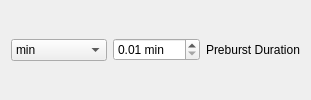
               <widget class="QWidget" name="wPreburstConstant" native="true">
                <layout class="QHBoxLayout" name="horizontalLayout_11">
                 <item>
                  <widget class="QComboBox" name="cboPreburstDurUnits">
                   <property name="currentText">
                    <string>min</string>
                   </property>
                   <item>
                    <property name="text">
                     <string>min</string>
                    </property>
                   </item>
                   <item>
                    <property name="text">
                     <string>hrs</string>
                    </property>
                   </item>
                   <item>
                    <property name="text">
                     <string>Proportional</string>
                    </property>
                   </item>
                  </widget>
                 </item>
                 <item>
                  <widget class="QDoubleSpinBox" name="sbPreBurstDur">
                   <property name="suffix">
                    <string> min</string>
                   </property>
                   <property name="minimum">
                    <double>0.010000000000000</double>
                   </property>
                   <property name="maximum">
                    <double>100.000000000000000</double>
                   </property>
                  </widget>
                 </item>
                 <item>
                  <widget class="QLabel" name="label_26">
                   <property name="text">
                    <string>Preburst Duration</string>
                   </property>
                  </widget>
                 </item>
                 <item>
                  <spacer name="horizontalSpacer_12">
                   <property name="orientation">
                    <enum>Qt::Horizontal</enum>
                   </property>
                   <property name="sizeType">
                    <enum>QSizePolicy::Expanding</enum>
                   </property>
                   <property name="sizeHint" stdset="0">
                    <size>
                     <width>0</width>
                     <height>20</height>
                    </size>
                   </property>
                  </spacer>
                 </item>
                </layout>
               </widget>
